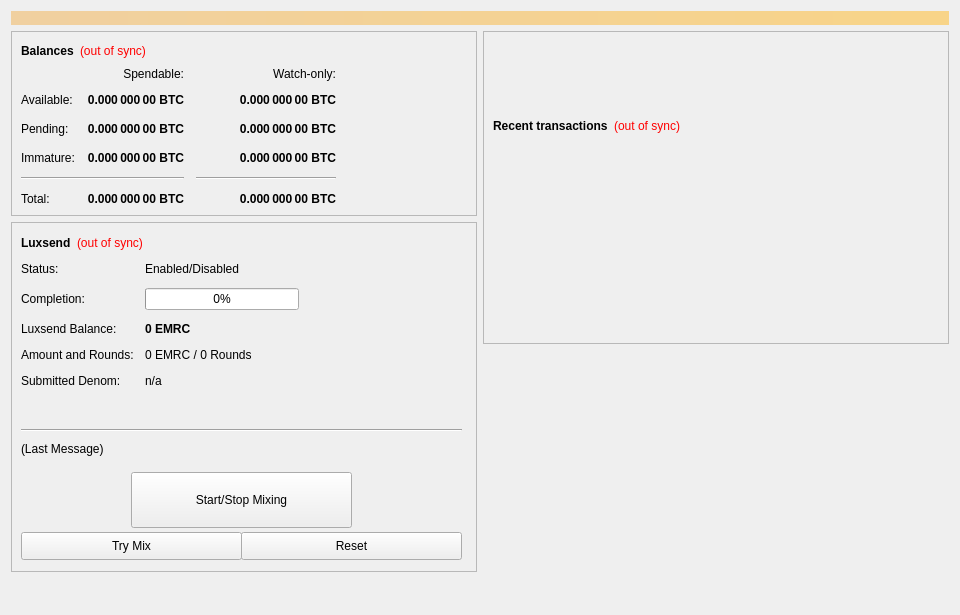
<?xml version="1.0" encoding="UTF-8"?>
<ui version="4.0">
 <class>SmartTokenConfig</class>
 <widget class="QWidget" name="SmartTokenConfig">
  <property name="geometry">
   <rect>
    <x>0</x>
    <y>0</y>
    <width>960</width>
    <height>615</height>
   </rect>
  </property>
  <property name="minimumSize">
   <size>
    <width>960</width>
    <height>0</height>
   </size>
  </property>
  <property name="windowTitle">
   <string>Form</string>
  </property>
  <layout class="QVBoxLayout" name="topLayout">
   <item>
    <widget class="QLabel" name="labelAlerts">
     <property name="visible">
      <bool>false</bool>
     </property>
     <property name="styleSheet">
      <string notr="true">background-color: qlineargradient(x1: 0, y1: 0, x2: 1, y2: 0, stop:0 #F0D0A0, stop:1 #F8D488); color:#000000;</string>
     </property>
     <property name="wordWrap">
      <bool>true</bool>
     </property>
     <property name="margin">
      <number>3</number>
     </property>
    </widget>
   </item>
   <item>
    <layout class="QHBoxLayout" name="horizontalLayout" stretch="1,1">
     <item>
      <layout class="QVBoxLayout" name="verticalLayout_2">
       <item>
        <widget class="QFrame" name="frame">
         <property name="frameShape">
          <enum>QFrame::StyledPanel</enum>
         </property>
         <property name="frameShadow">
          <enum>QFrame::Raised</enum>
         </property>
         <layout class="QVBoxLayout" name="verticalLayout_4">
          <item>
           <layout class="QHBoxLayout" name="horizontalLayout_4">
            <item>
             <widget class="QLabel" name="label_5">
              <property name="font">
               <font>
                <weight>75</weight>
                <bold>true</bold>
               </font>
              </property>
              <property name="text">
               <string>Balances</string>
              </property>
             </widget>
            </item>
            <item>
             <widget class="QLabel" name="labelWalletStatus">
              <property name="cursor">
               <cursorShape>WhatsThisCursor</cursorShape>
              </property>
              <property name="toolTip">
               <string>The displayed information may be out of date. Your wallet automatically synchronizes with the EMRC network after a connection is established, but this process has not completed yet.</string>
              </property>
              <property name="styleSheet">
               <string notr="true">QLabel { color: red; }</string>
              </property>
              <property name="text">
               <string notr="true">(out of sync)</string>
              </property>
              <property name="alignment">
               <set>Qt::AlignLeading|Qt::AlignLeft|Qt::AlignVCenter</set>
              </property>
             </widget>
            </item>
            <item>
             <spacer name="horizontalSpacer_3">
              <property name="orientation">
               <enum>Qt::Horizontal</enum>
              </property>
              <property name="sizeHint" stdset="0">
               <size>
                <width>40</width>
                <height>20</height>
               </size>
              </property>
             </spacer>
            </item>
           </layout>
          </item>
          <item>
           <layout class="QGridLayout" name="gridLayout">
            <property name="spacing">
             <number>12</number>
            </property>
            <item row="2" column="2">
             <widget class="QLabel" name="labelWatchPending">
              <property name="font">
               <font>
                <weight>75</weight>
                <bold>true</bold>
               </font>
              </property>
              <property name="cursor">
               <cursorShape>IBeamCursor</cursorShape>
              </property>
              <property name="toolTip">
               <string>Unconfirmed transactions to watch-only addresses</string>
              </property>
              <property name="text">
               <string notr="true">0.000 000 00 BTC</string>
              </property>
              <property name="alignment">
               <set>Qt::AlignRight|Qt::AlignTrailing|Qt::AlignVCenter</set>
              </property>
              <property name="textInteractionFlags">
               <set>Qt::LinksAccessibleByMouse|Qt::TextSelectableByKeyboard|Qt::TextSelectableByMouse</set>
              </property>
             </widget>
            </item>
            <item row="2" column="1">
             <widget class="QLabel" name="labelUnconfirmed">
              <property name="font">
               <font>
                <weight>75</weight>
                <bold>true</bold>
               </font>
              </property>
              <property name="cursor">
               <cursorShape>IBeamCursor</cursorShape>
              </property>
              <property name="toolTip">
               <string>Total of transactions that have yet to be confirmed, and do not yet count toward the spendable balance</string>
              </property>
              <property name="text">
               <string notr="true">0.000 000 00 BTC</string>
              </property>
              <property name="alignment">
               <set>Qt::AlignRight|Qt::AlignTrailing|Qt::AlignVCenter</set>
              </property>
              <property name="textInteractionFlags">
               <set>Qt::LinksAccessibleByMouse|Qt::TextSelectableByKeyboard|Qt::TextSelectableByMouse</set>
              </property>
             </widget>
            </item>
            <item row="3" column="2">
             <widget class="QLabel" name="labelWatchImmature">
              <property name="font">
               <font>
                <weight>75</weight>
                <bold>true</bold>
               </font>
              </property>
              <property name="cursor">
               <cursorShape>IBeamCursor</cursorShape>
              </property>
              <property name="toolTip">
               <string>Staked or masternode rewards in watch-only addresses that has not yet matured</string>
              </property>
              <property name="text">
               <string notr="true">0.000 000 00 BTC</string>
              </property>
              <property name="alignment">
               <set>Qt::AlignRight|Qt::AlignTrailing|Qt::AlignVCenter</set>
              </property>
              <property name="textInteractionFlags">
               <set>Qt::LinksAccessibleByMouse|Qt::TextSelectableByKeyboard|Qt::TextSelectableByMouse</set>
              </property>
             </widget>
            </item>
            <item row="4" column="0" colspan="2">
             <widget class="Line" name="lineSpendableBalance">
              <property name="orientation">
               <enum>Qt::Horizontal</enum>
              </property>
             </widget>
            </item>
            <item row="4" column="2">
             <widget class="Line" name="lineWatchBalance">
              <property name="sizePolicy">
               <sizepolicy hsizetype="Preferred" vsizetype="Fixed">
                <horstretch>0</horstretch>
                <verstretch>0</verstretch>
               </sizepolicy>
              </property>
              <property name="minimumSize">
               <size>
                <width>140</width>
                <height>0</height>
               </size>
              </property>
              <property name="orientation">
               <enum>Qt::Horizontal</enum>
              </property>
             </widget>
            </item>
            <item row="5" column="0">
             <widget class="QLabel" name="labelTotalText">
              <property name="text">
               <string>Total:</string>
              </property>
             </widget>
            </item>
            <item row="3" column="1">
             <widget class="QLabel" name="labelImmature">
              <property name="font">
               <font>
                <weight>75</weight>
                <bold>true</bold>
               </font>
              </property>
              <property name="cursor">
               <cursorShape>IBeamCursor</cursorShape>
              </property>
              <property name="toolTip">
               <string>Staked or masternode rewards that has not yet matured</string>
              </property>
              <property name="text">
               <string notr="true">0.000 000 00 BTC</string>
              </property>
              <property name="alignment">
               <set>Qt::AlignRight|Qt::AlignTrailing|Qt::AlignVCenter</set>
              </property>
              <property name="textInteractionFlags">
               <set>Qt::LinksAccessibleByMouse|Qt::TextSelectableByKeyboard|Qt::TextSelectableByMouse</set>
              </property>
             </widget>
            </item>
            <item row="2" column="3">
             <spacer name="horizontalSpacer_2">
              <property name="orientation">
               <enum>Qt::Horizontal</enum>
              </property>
              <property name="sizeHint" stdset="0">
               <size>
                <width>40</width>
                <height>20</height>
               </size>
              </property>
             </spacer>
            </item>
            <item row="3" column="0">
             <widget class="QLabel" name="labelImmatureText">
              <property name="text">
               <string>Immature:</string>
              </property>
             </widget>
            </item>
            <item row="5" column="1">
             <widget class="QLabel" name="labelTotal">
              <property name="font">
               <font>
                <weight>75</weight>
                <bold>true</bold>
               </font>
              </property>
              <property name="cursor">
               <cursorShape>IBeamCursor</cursorShape>
              </property>
              <property name="toolTip">
               <string>Your current total balance</string>
              </property>
              <property name="text">
               <string notr="true">0.000 000 00 BTC</string>
              </property>
              <property name="alignment">
               <set>Qt::AlignRight|Qt::AlignTrailing|Qt::AlignVCenter</set>
              </property>
              <property name="textInteractionFlags">
               <set>Qt::LinksAccessibleByMouse|Qt::TextSelectableByKeyboard|Qt::TextSelectableByMouse</set>
              </property>
             </widget>
            </item>
            <item row="5" column="2">
             <widget class="QLabel" name="labelWatchTotal">
              <property name="font">
               <font>
                <weight>75</weight>
                <bold>true</bold>
               </font>
              </property>
              <property name="cursor">
               <cursorShape>IBeamCursor</cursorShape>
              </property>
              <property name="toolTip">
               <string>Current total balance in watch-only addresses</string>
              </property>
              <property name="text">
               <string notr="true">0.000 000 00 BTC</string>
              </property>
              <property name="alignment">
               <set>Qt::AlignRight|Qt::AlignTrailing|Qt::AlignVCenter</set>
              </property>
              <property name="textInteractionFlags">
               <set>Qt::LinksAccessibleByMouse|Qt::TextSelectableByKeyboard|Qt::TextSelectableByMouse</set>
              </property>
             </widget>
            </item>
            <item row="0" column="2">
             <widget class="QLabel" name="labelWatchonly">
              <property name="text">
               <string>Watch-only:</string>
              </property>
              <property name="alignment">
               <set>Qt::AlignRight|Qt::AlignTrailing|Qt::AlignVCenter</set>
              </property>
             </widget>
            </item>
            <item row="1" column="0">
             <widget class="QLabel" name="labelBalanceText">
              <property name="text">
               <string>Available:</string>
              </property>
             </widget>
            </item>
            <item row="1" column="1">
             <widget class="QLabel" name="labelBalance">
              <property name="font">
               <font>
                <weight>75</weight>
                <bold>true</bold>
               </font>
              </property>
              <property name="cursor">
               <cursorShape>IBeamCursor</cursorShape>
              </property>
              <property name="toolTip">
               <string>Your current spendable balance</string>
              </property>
              <property name="text">
               <string notr="true">0.000 000 00 BTC</string>
              </property>
              <property name="alignment">
               <set>Qt::AlignRight|Qt::AlignTrailing|Qt::AlignVCenter</set>
              </property>
              <property name="textInteractionFlags">
               <set>Qt::LinksAccessibleByMouse|Qt::TextSelectableByKeyboard|Qt::TextSelectableByMouse</set>
              </property>
             </widget>
            </item>
            <item row="1" column="2">
             <widget class="QLabel" name="labelWatchAvailable">
              <property name="font">
               <font>
                <weight>75</weight>
                <bold>true</bold>
               </font>
              </property>
              <property name="cursor">
               <cursorShape>IBeamCursor</cursorShape>
              </property>
              <property name="toolTip">
               <string>Your current balance in watch-only addresses</string>
              </property>
              <property name="text">
               <string notr="true">0.000 000 00 BTC</string>
              </property>
              <property name="alignment">
               <set>Qt::AlignRight|Qt::AlignTrailing|Qt::AlignVCenter</set>
              </property>
              <property name="textInteractionFlags">
               <set>Qt::LinksAccessibleByMouse|Qt::TextSelectableByKeyboard|Qt::TextSelectableByMouse</set>
              </property>
             </widget>
            </item>
            <item row="2" column="0">
             <widget class="QLabel" name="labelPendingText">
              <property name="text">
               <string>Pending:</string>
              </property>
             </widget>
            </item>
            <item row="0" column="1">
             <widget class="QLabel" name="labelSpendable">
              <property name="text">
               <string>Spendable:</string>
              </property>
              <property name="alignment">
               <set>Qt::AlignRight|Qt::AlignTrailing|Qt::AlignVCenter</set>
              </property>
             </widget>
            </item>
           </layout>
          </item>
         </layout>
        </widget>
       </item>
       <item>
        <widget class="QFrame" name="frameObfuscation">
         <property name="minimumSize">
          <size>
           <width>0</width>
           <height>350</height>
          </size>
         </property>
         <property name="layoutDirection">
          <enum>Qt::LeftToRight</enum>
         </property>
         <property name="frameShape">
          <enum>QFrame::StyledPanel</enum>
         </property>
         <property name="frameShadow">
          <enum>QFrame::Raised</enum>
         </property>
         <widget class="QWidget" name="formLayoutWidget">
          <property name="geometry">
           <rect>
            <x>10</x>
            <y>40</y>
            <width>451</width>
            <height>161</height>
           </rect>
          </property>
          <layout class="QFormLayout" name="formLayout">
           <property name="fieldGrowthPolicy">
            <enum>QFormLayout::AllNonFixedFieldsGrow</enum>
           </property>
           <property name="horizontalSpacing">
            <number>11</number>
           </property>
           <property name="verticalSpacing">
            <number>12</number>
           </property>
           <item row="0" column="0">
            <widget class="QLabel" name="label_6">
             <property name="text">
              <string>Status:</string>
             </property>
            </widget>
           </item>
           <item row="1" column="0">
            <widget class="QLabel" name="label_7">
             <property name="text">
              <string>Completion:</string>
             </property>
            </widget>
           </item>
           <item row="1" column="1">
            <widget class="QProgressBar" name="obfuscationProgress">
             <property name="maximumSize">
              <size>
               <width>154</width>
               <height>16777215</height>
              </size>
             </property>
             <property name="value">
              <number>0</number>
             </property>
            </widget>
           </item>
           <item row="2" column="0">
            <widget class="QLabel" name="labelAnonymizedText">
             <property name="text">
              <string>Luxsend Balance:</string>
             </property>
            </widget>
           </item>
           <item row="2" column="1">
            <widget class="QLabel" name="labelAnonymized">
             <property name="font">
              <font>
               <weight>75</weight>
               <bold>true</bold>
              </font>
             </property>
             <property name="text">
              <string notr="true">0 EMRC</string>
             </property>
            </widget>
           </item>
           <item row="3" column="0">
            <widget class="QLabel" name="label_8">
             <property name="text">
              <string>Amount and Rounds:</string>
             </property>
            </widget>
           </item>
           <item row="3" column="1">
            <widget class="QLabel" name="labelAmountRounds">
             <property name="text">
              <string>0 EMRC / 0 Rounds</string>
             </property>
            </widget>
           </item>
           <item row="4" column="0">
            <widget class="QLabel" name="label_9">
             <property name="text">
              <string>Submitted Denom:</string>
             </property>
            </widget>
           </item>
           <item row="4" column="1">
            <widget class="QLabel" name="labelSubmittedDenom">
             <property name="toolTip">
              <string>The denominations you submitted to the Masternode.&lt;br&gt;To mix, other users must submit the exact same denominations.</string>
             </property>
             <property name="text">
              <string>n/a</string>
             </property>
            </widget>
           </item>
           <item row="0" column="1">
            <widget class="QLabel" name="LuxsendEnabled">
             <property name="text">
              <string>Enabled/Disabled</string>
             </property>
            </widget>
           </item>
          </layout>
         </widget>
         <widget class="QPushButton" name="runAutoDenom">
          <property name="geometry">
           <rect>
            <x>251</x>
            <y>17</y>
            <width>1</width>
            <height>1</height>
           </rect>
          </property>
          <property name="palette">
           <palette>
            <active>
             <colorrole role="WindowText">
              <brush brushstyle="SolidPattern">
               <color alpha="255">
                <red>0</red>
                <green>0</green>
                <blue>0</blue>
               </color>
              </brush>
             </colorrole>
             <colorrole role="Button">
              <brush brushstyle="SolidPattern">
               <color alpha="255">
                <red>239</red>
                <green>238</green>
                <blue>238</blue>
               </color>
              </brush>
             </colorrole>
             <colorrole role="Light">
              <brush brushstyle="SolidPattern">
               <color alpha="255">
                <red>255</red>
                <green>255</green>
                <blue>255</blue>
               </color>
              </brush>
             </colorrole>
             <colorrole role="Midlight">
              <brush brushstyle="SolidPattern">
               <color alpha="255">
                <red>247</red>
                <green>246</green>
                <blue>246</blue>
               </color>
              </brush>
             </colorrole>
             <colorrole role="Dark">
              <brush brushstyle="SolidPattern">
               <color alpha="255">
                <red>119</red>
                <green>119</green>
                <blue>119</blue>
               </color>
              </brush>
             </colorrole>
             <colorrole role="Mid">
              <brush brushstyle="SolidPattern">
               <color alpha="255">
                <red>159</red>
                <green>159</green>
                <blue>159</blue>
               </color>
              </brush>
             </colorrole>
             <colorrole role="Text">
              <brush brushstyle="SolidPattern">
               <color alpha="255">
                <red>0</red>
                <green>0</green>
                <blue>0</blue>
               </color>
              </brush>
             </colorrole>
             <colorrole role="BrightText">
              <brush brushstyle="SolidPattern">
               <color alpha="255">
                <red>255</red>
                <green>255</green>
                <blue>255</blue>
               </color>
              </brush>
             </colorrole>
             <colorrole role="ButtonText">
              <brush brushstyle="SolidPattern">
               <color alpha="255">
                <red>0</red>
                <green>0</green>
                <blue>0</blue>
               </color>
              </brush>
             </colorrole>
             <colorrole role="Base">
              <brush brushstyle="SolidPattern">
               <color alpha="255">
                <red>255</red>
                <green>255</green>
                <blue>255</blue>
               </color>
              </brush>
             </colorrole>
             <colorrole role="Window">
              <brush brushstyle="SolidPattern">
               <color alpha="255">
                <red>239</red>
                <green>238</green>
                <blue>238</blue>
               </color>
              </brush>
             </colorrole>
             <colorrole role="Shadow">
              <brush brushstyle="SolidPattern">
               <color alpha="255">
                <red>0</red>
                <green>0</green>
                <blue>0</blue>
               </color>
              </brush>
             </colorrole>
             <colorrole role="AlternateBase">
              <brush brushstyle="SolidPattern">
               <color alpha="255">
                <red>247</red>
                <green>246</green>
                <blue>246</blue>
               </color>
              </brush>
             </colorrole>
             <colorrole role="ToolTipBase">
              <brush brushstyle="SolidPattern">
               <color alpha="255">
                <red>255</red>
                <green>255</green>
                <blue>220</blue>
               </color>
              </brush>
             </colorrole>
             <colorrole role="ToolTipText">
              <brush brushstyle="SolidPattern">
               <color alpha="255">
                <red>0</red>
                <green>0</green>
                <blue>0</blue>
               </color>
              </brush>
             </colorrole>
            </active>
            <inactive>
             <colorrole role="WindowText">
              <brush brushstyle="SolidPattern">
               <color alpha="255">
                <red>0</red>
                <green>0</green>
                <blue>0</blue>
               </color>
              </brush>
             </colorrole>
             <colorrole role="Button">
              <brush brushstyle="SolidPattern">
               <color alpha="255">
                <red>239</red>
                <green>238</green>
                <blue>238</blue>
               </color>
              </brush>
             </colorrole>
             <colorrole role="Light">
              <brush brushstyle="SolidPattern">
               <color alpha="255">
                <red>255</red>
                <green>255</green>
                <blue>255</blue>
               </color>
              </brush>
             </colorrole>
             <colorrole role="Midlight">
              <brush brushstyle="SolidPattern">
               <color alpha="255">
                <red>247</red>
                <green>246</green>
                <blue>246</blue>
               </color>
              </brush>
             </colorrole>
             <colorrole role="Dark">
              <brush brushstyle="SolidPattern">
               <color alpha="255">
                <red>119</red>
                <green>119</green>
                <blue>119</blue>
               </color>
              </brush>
             </colorrole>
             <colorrole role="Mid">
              <brush brushstyle="SolidPattern">
               <color alpha="255">
                <red>159</red>
                <green>159</green>
                <blue>159</blue>
               </color>
              </brush>
             </colorrole>
             <colorrole role="Text">
              <brush brushstyle="SolidPattern">
               <color alpha="255">
                <red>0</red>
                <green>0</green>
                <blue>0</blue>
               </color>
              </brush>
             </colorrole>
             <colorrole role="BrightText">
              <brush brushstyle="SolidPattern">
               <color alpha="255">
                <red>255</red>
                <green>255</green>
                <blue>255</blue>
               </color>
              </brush>
             </colorrole>
             <colorrole role="ButtonText">
              <brush brushstyle="SolidPattern">
               <color alpha="255">
                <red>0</red>
                <green>0</green>
                <blue>0</blue>
               </color>
              </brush>
             </colorrole>
             <colorrole role="Base">
              <brush brushstyle="SolidPattern">
               <color alpha="255">
                <red>255</red>
                <green>255</green>
                <blue>255</blue>
               </color>
              </brush>
             </colorrole>
             <colorrole role="Window">
              <brush brushstyle="SolidPattern">
               <color alpha="255">
                <red>239</red>
                <green>238</green>
                <blue>238</blue>
               </color>
              </brush>
             </colorrole>
             <colorrole role="Shadow">
              <brush brushstyle="SolidPattern">
               <color alpha="255">
                <red>0</red>
                <green>0</green>
                <blue>0</blue>
               </color>
              </brush>
             </colorrole>
             <colorrole role="AlternateBase">
              <brush brushstyle="SolidPattern">
               <color alpha="255">
                <red>247</red>
                <green>246</green>
                <blue>246</blue>
               </color>
              </brush>
             </colorrole>
             <colorrole role="ToolTipBase">
              <brush brushstyle="SolidPattern">
               <color alpha="255">
                <red>255</red>
                <green>255</green>
                <blue>220</blue>
               </color>
              </brush>
             </colorrole>
             <colorrole role="ToolTipText">
              <brush brushstyle="SolidPattern">
               <color alpha="255">
                <red>0</red>
                <green>0</green>
                <blue>0</blue>
               </color>
              </brush>
             </colorrole>
            </inactive>
            <disabled>
             <colorrole role="WindowText">
              <brush brushstyle="SolidPattern">
               <color alpha="255">
                <red>119</red>
                <green>119</green>
                <blue>119</blue>
               </color>
              </brush>
             </colorrole>
             <colorrole role="Button">
              <brush brushstyle="SolidPattern">
               <color alpha="255">
                <red>239</red>
                <green>238</green>
                <blue>238</blue>
               </color>
              </brush>
             </colorrole>
             <colorrole role="Light">
              <brush brushstyle="SolidPattern">
               <color alpha="255">
                <red>255</red>
                <green>255</green>
                <blue>255</blue>
               </color>
              </brush>
             </colorrole>
             <colorrole role="Midlight">
              <brush brushstyle="SolidPattern">
               <color alpha="255">
                <red>247</red>
                <green>246</green>
                <blue>246</blue>
               </color>
              </brush>
             </colorrole>
             <colorrole role="Dark">
              <brush brushstyle="SolidPattern">
               <color alpha="255">
                <red>119</red>
                <green>119</green>
                <blue>119</blue>
               </color>
              </brush>
             </colorrole>
             <colorrole role="Mid">
              <brush brushstyle="SolidPattern">
               <color alpha="255">
                <red>159</red>
                <green>159</green>
                <blue>159</blue>
               </color>
              </brush>
             </colorrole>
             <colorrole role="Text">
              <brush brushstyle="SolidPattern">
               <color alpha="255">
                <red>119</red>
                <green>119</green>
                <blue>119</blue>
               </color>
              </brush>
             </colorrole>
             <colorrole role="BrightText">
              <brush brushstyle="SolidPattern">
               <color alpha="255">
                <red>255</red>
                <green>255</green>
                <blue>255</blue>
               </color>
              </brush>
             </colorrole>
             <colorrole role="ButtonText">
              <brush brushstyle="SolidPattern">
               <color alpha="255">
                <red>119</red>
                <green>119</green>
                <blue>119</blue>
               </color>
              </brush>
             </colorrole>
             <colorrole role="Base">
              <brush brushstyle="SolidPattern">
               <color alpha="255">
                <red>239</red>
                <green>238</green>
                <blue>238</blue>
               </color>
              </brush>
             </colorrole>
             <colorrole role="Window">
              <brush brushstyle="SolidPattern">
               <color alpha="255">
                <red>239</red>
                <green>238</green>
                <blue>238</blue>
               </color>
              </brush>
             </colorrole>
             <colorrole role="Shadow">
              <brush brushstyle="SolidPattern">
               <color alpha="255">
                <red>0</red>
                <green>0</green>
                <blue>0</blue>
               </color>
              </brush>
             </colorrole>
             <colorrole role="AlternateBase">
              <brush brushstyle="SolidPattern">
               <color alpha="255">
                <red>239</red>
                <green>238</green>
                <blue>238</blue>
               </color>
              </brush>
             </colorrole>
             <colorrole role="ToolTipBase">
              <brush brushstyle="SolidPattern">
               <color alpha="255">
                <red>255</red>
                <green>255</green>
                <blue>220</blue>
               </color>
              </brush>
             </colorrole>
             <colorrole role="ToolTipText">
              <brush brushstyle="SolidPattern">
               <color alpha="255">
                <red>0</red>
                <green>0</green>
                <blue>0</blue>
               </color>
              </brush>
             </colorrole>
            </disabled>
           </palette>
          </property>
          <property name="focusPolicy">
           <enum>Qt::NoFocus</enum>
          </property>
          <property name="autoFillBackground">
           <bool>true</bool>
          </property>
          <property name="text">
           <string/>
          </property>
          <property name="flat">
           <bool>true</bool>
          </property>
         </widget>
         <widget class="QPushButton" name="toggleObfuscation">
          <property name="geometry">
           <rect>
            <x>120</x>
            <y>250</y>
            <width>221</width>
            <height>56</height>
           </rect>
          </property>
          <property name="sizePolicy">
           <sizepolicy hsizetype="MinimumExpanding" vsizetype="Fixed">
            <horstretch>0</horstretch>
            <verstretch>0</verstretch>
           </sizepolicy>
          </property>
          <property name="text">
           <string>Start/Stop Mixing</string>
          </property>
         </widget>
         <widget class="Line" name="lineLastMessage">
          <property name="geometry">
           <rect>
            <x>10</x>
            <y>200</y>
            <width>441</width>
            <height>16</height>
           </rect>
          </property>
          <property name="orientation">
           <enum>Qt::Horizontal</enum>
          </property>
         </widget>
         <widget class="QLabel" name="LuxsendStatus">
          <property name="geometry">
           <rect>
            <x>10</x>
            <y>220</y>
            <width>451</width>
            <height>61</height>
           </rect>
          </property>
          <property name="minimumSize">
           <size>
            <width>288</width>
            <height>43</height>
           </size>
          </property>
          <property name="text">
           <string>(Last Message)</string>
          </property>
          <property name="alignment">
           <set>Qt::AlignLeading|Qt::AlignLeft|Qt::AlignTop</set>
          </property>
          <property name="wordWrap">
           <bool>true</bool>
          </property>
         </widget>
         <widget class="QPushButton" name="obfuscationAuto">
          <property name="geometry">
           <rect>
            <x>10</x>
            <y>310</y>
            <width>221</width>
            <height>28</height>
           </rect>
          </property>
          <property name="sizePolicy">
           <sizepolicy hsizetype="MinimumExpanding" vsizetype="Fixed">
            <horstretch>0</horstretch>
            <verstretch>0</verstretch>
           </sizepolicy>
          </property>
          <property name="toolTip">
           <string>Try to manually submit a Luxsend request.</string>
          </property>
          <property name="text">
           <string>Try Mix</string>
          </property>
         </widget>
         <widget class="QPushButton" name="obfuscationReset">
          <property name="geometry">
           <rect>
            <x>230</x>
            <y>310</y>
            <width>221</width>
            <height>28</height>
           </rect>
          </property>
          <property name="sizePolicy">
           <sizepolicy hsizetype="MinimumExpanding" vsizetype="Fixed">
            <horstretch>0</horstretch>
            <verstretch>0</verstretch>
           </sizepolicy>
          </property>
          <property name="toolTip">
           <string>Reset the current status of Luxsend (can interrupt Luxsend if it's in the process of Mixing, which can cost you money!)</string>
          </property>
          <property name="autoFillBackground">
           <bool>false</bool>
          </property>
          <property name="text">
           <string>Reset</string>
          </property>
         </widget>
         <widget class="QWidget" name="layoutWidget">
          <property name="geometry">
           <rect>
            <x>10</x>
            <y>10</y>
            <width>431</width>
            <height>22</height>
           </rect>
          </property>
          <layout class="QHBoxLayout" name="horizontalLayout_5">
           <item>
            <widget class="QLabel" name="label_2">
             <property name="font">
              <font>
               <weight>75</weight>
               <bold>true</bold>
              </font>
             </property>
             <property name="text">
              <string>Luxsend</string>
             </property>
            </widget>
           </item>
           <item>
            <widget class="QLabel" name="labelObfuscationSyncStatus">
             <property name="toolTip">
              <string>The displayed information may be out of date. Your wallet automatically synchronizes with the EMRC network after a connection is established, but this process has not completed yet.</string>
             </property>
             <property name="styleSheet">
              <string notr="true">QLabel { color: red; }</string>
             </property>
             <property name="text">
              <string notr="true">(out of sync)</string>
             </property>
             <property name="alignment">
              <set>Qt::AlignLeading|Qt::AlignLeft|Qt::AlignVCenter</set>
             </property>
            </widget>
           </item>
           <item>
            <spacer name="horizontalSpacer_4">
             <property name="orientation">
              <enum>Qt::Horizontal</enum>
             </property>
             <property name="sizeHint" stdset="0">
              <size>
               <width>40</width>
               <height>20</height>
              </size>
             </property>
            </spacer>
           </item>
          </layout>
         </widget>
        </widget>
       </item>
       <item>
        <spacer name="verticalSpacer">
         <property name="orientation">
          <enum>Qt::Vertical</enum>
         </property>
         <property name="sizeHint" stdset="0">
          <size>
           <width>20</width>
           <height>40</height>
          </size>
         </property>
        </spacer>
       </item>
      </layout>
     </item>
     <item>
      <layout class="QVBoxLayout" name="verticalLayout_3">
       <item>
        <widget class="QFrame" name="frame_2">
         <property name="frameShape">
          <enum>QFrame::StyledPanel</enum>
         </property>
         <property name="frameShadow">
          <enum>QFrame::Raised</enum>
         </property>
         <layout class="QVBoxLayout" name="verticalLayout">
          <item>
           <spacer name="verticalSpacer_3">
            <property name="orientation">
             <enum>Qt::Vertical</enum>
            </property>
            <property name="sizeType">
             <enum>QSizePolicy::Fixed</enum>
            </property>
            <property name="sizeHint" stdset="0">
             <size>
              <width>20</width>
              <height>75</height>
             </size>
            </property>
           </spacer>
          </item>
          <item>
           <layout class="QHBoxLayout" name="horizontalLayout_2">
            <item>
             <widget class="QLabel" name="label_4">
              <property name="font">
               <font>
                <weight>75</weight>
                <bold>true</bold>
               </font>
              </property>
              <property name="text">
               <string>Recent transactions</string>
              </property>
             </widget>
            </item>
            <item>
             <widget class="QLabel" name="labelTransactionsStatus">
              <property name="cursor">
               <cursorShape>WhatsThisCursor</cursorShape>
              </property>
              <property name="toolTip">
               <string>The displayed information may be out of date. Your wallet automatically synchronizes with the EMRC network after a connection is established, but this process has not completed yet.</string>
              </property>
              <property name="styleSheet">
               <string notr="true">QLabel { color: red; }</string>
              </property>
              <property name="text">
               <string notr="true">(out of sync)</string>
              </property>
              <property name="alignment">
               <set>Qt::AlignRight|Qt::AlignTrailing|Qt::AlignVCenter</set>
              </property>
             </widget>
            </item>
            <item>
             <spacer name="horizontalSpacer">
              <property name="orientation">
               <enum>Qt::Horizontal</enum>
              </property>
              <property name="sizeHint" stdset="0">
               <size>
                <width>40</width>
                <height>20</height>
               </size>
              </property>
             </spacer>
            </item>
           </layout>
          </item>
          <item>
           <widget class="QListView" name="listTransactions">
            <property name="styleSheet">
             <string notr="true">QListView { background: transparent; }</string>
            </property>
            <property name="frameShape">
             <enum>QFrame::NoFrame</enum>
            </property>
            <property name="verticalScrollBarPolicy">
             <enum>Qt::ScrollBarAlwaysOff</enum>
            </property>
            <property name="horizontalScrollBarPolicy">
             <enum>Qt::ScrollBarAlwaysOff</enum>
            </property>
            <property name="selectionMode">
             <enum>QAbstractItemView::NoSelection</enum>
            </property>
           </widget>
          </item>
         </layout>
        </widget>
       </item>
       <item>
        <spacer name="verticalSpacer_2">
         <property name="orientation">
          <enum>Qt::Vertical</enum>
         </property>
         <property name="sizeType">
          <enum>QSizePolicy::Expanding</enum>
         </property>
         <property name="sizeHint" stdset="0">
          <size>
           <width>20</width>
           <height>40</height>
          </size>
         </property>
        </spacer>
       </item>
      </layout>
     </item>
    </layout>
   </item>
  </layout>
 </widget>
 <resources/>
 <connections/>
</ui>
